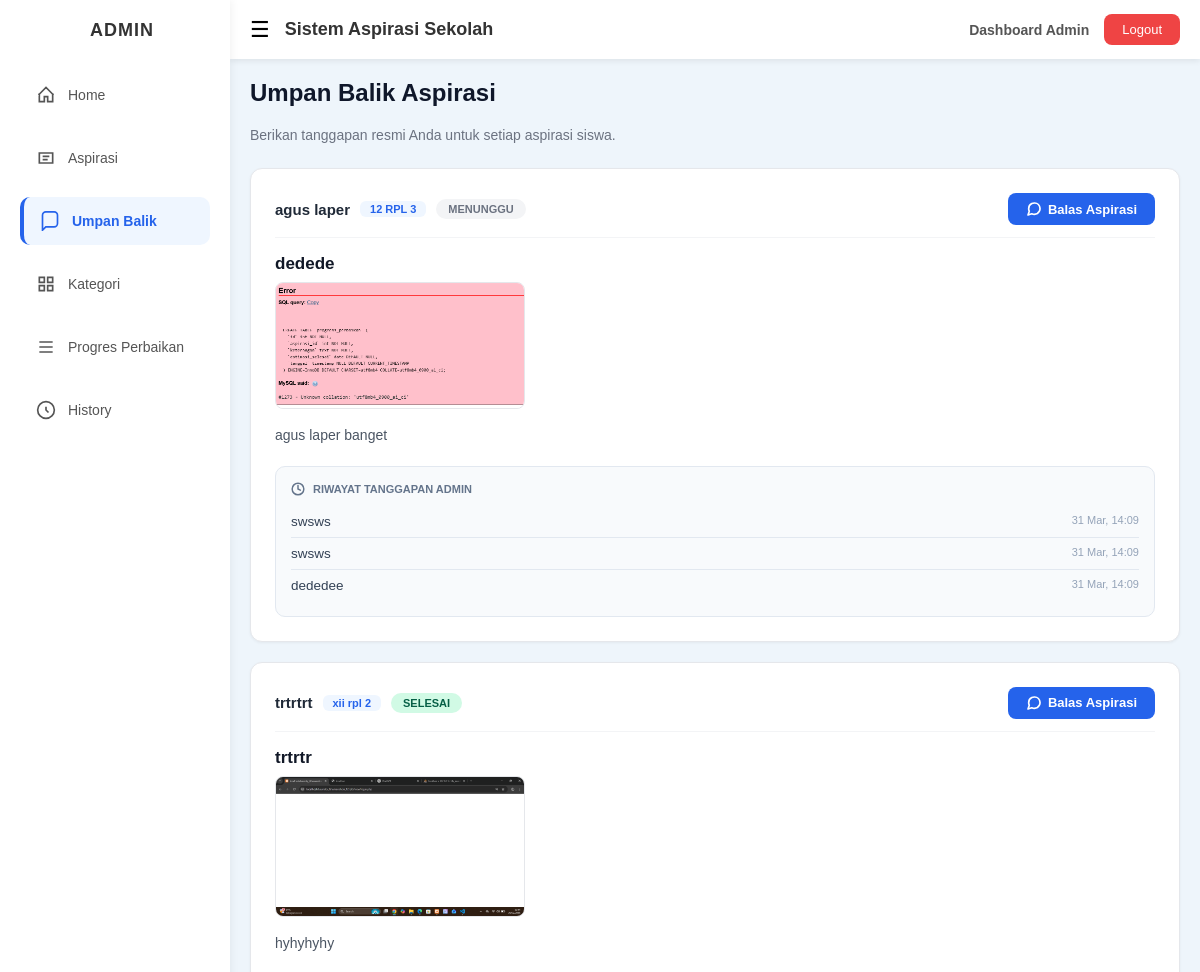
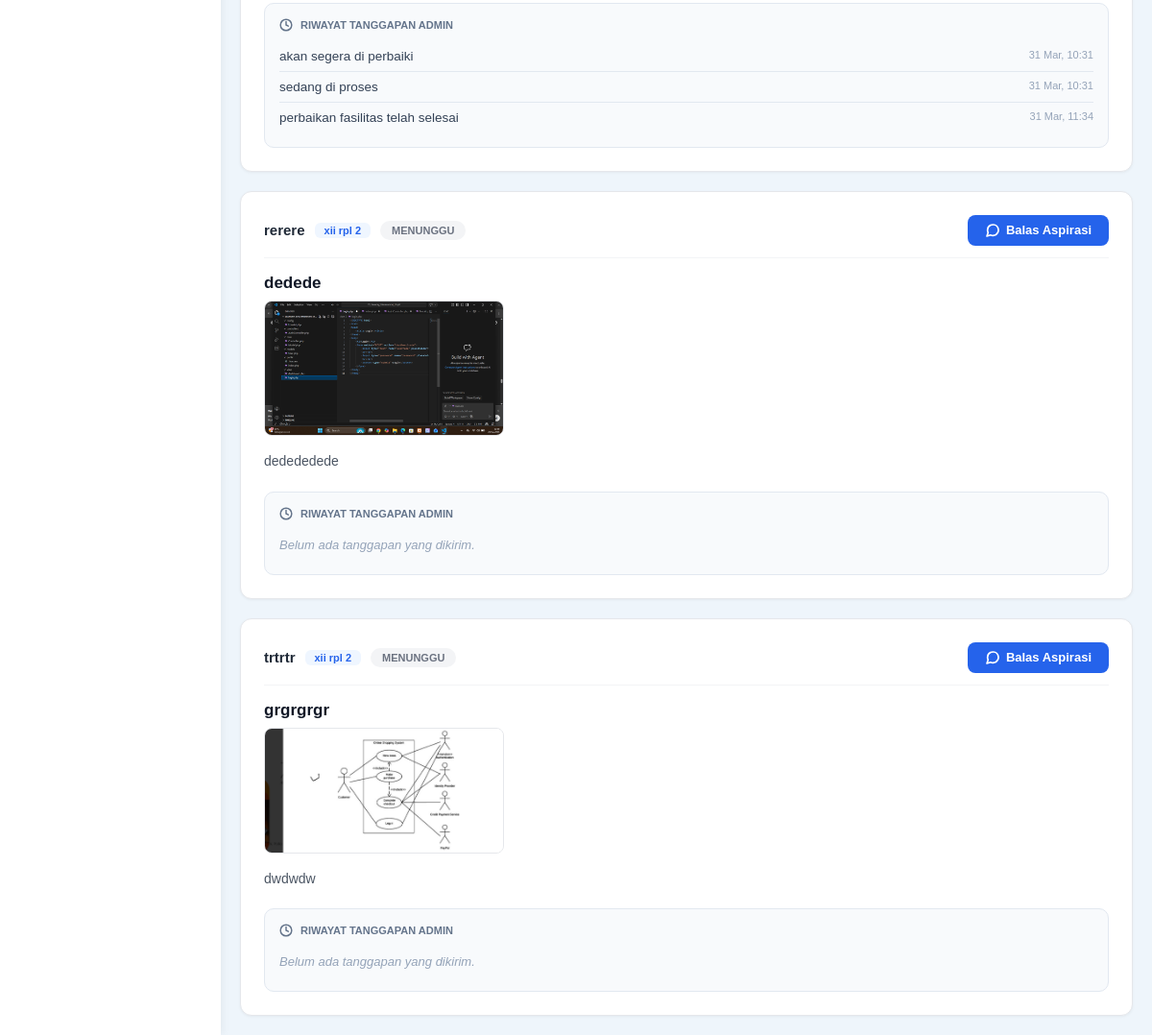
Page /views/admin/umpanbalik.php (signed in) on the earlier database version (2 pictures, top to bottom).
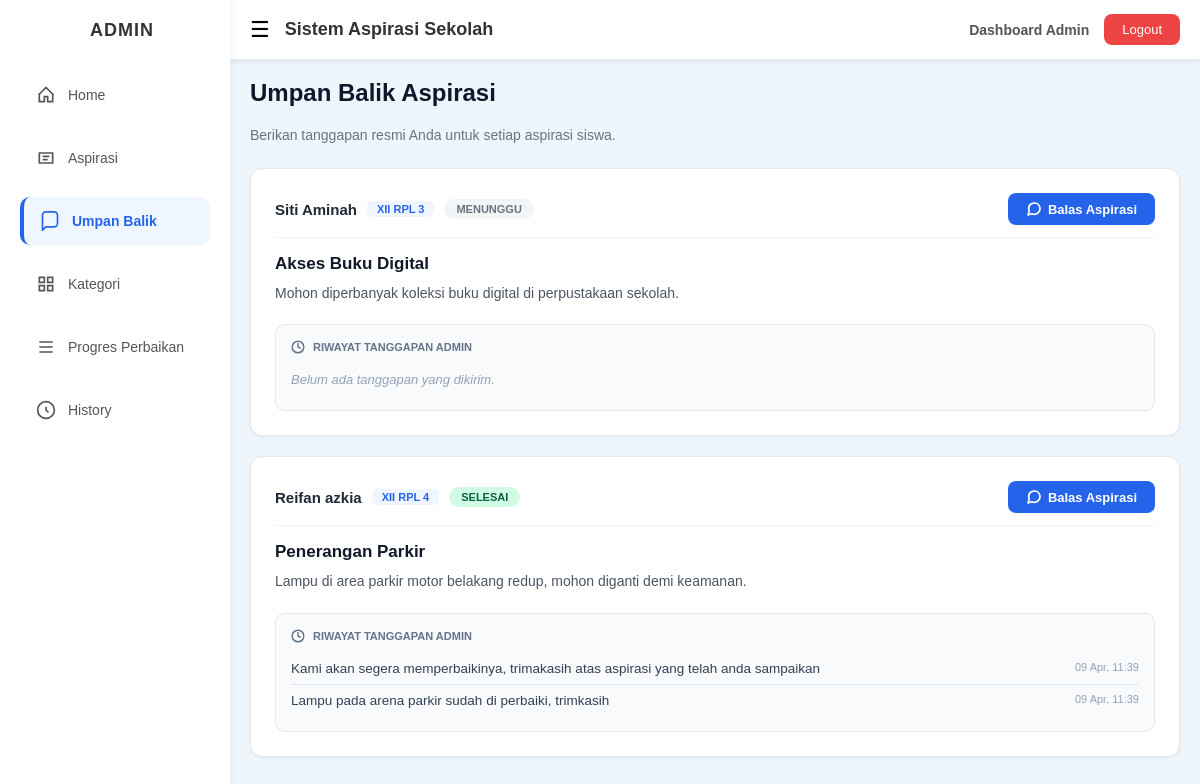
Same page on the later database version.
### tables this page shows
CREATE TABLE `aspirasi` (
  `id` int NOT NULL,
  `user_id` int DEFAULT NULL,
  `nama_lengkap` varchar(100) NOT NULL,
  `kelas` varchar(50) NOT NULL,
  `id_categori` int NOT NULL,
  `judul` varchar(255) DEFAULT NULL,
  `pesan` text NOT NULL,
  `foto` varchar(255) DEFAULT NULL,
  `status` enum('menunggu','diproses','selesai','ditolak') DEFAULT 'menunggu',
  `created_at` timestamp NOT NULL DEFAULT CURRENT_TIMESTAMP
);

CREATE TABLE `umpan_balik` (
  `id` int NOT NULL,
  `aspirasi_id` int NOT NULL,
  `tanggapan` text NOT NULL,
  `created_at` datetime DEFAULT CURRENT_TIMESTAMP
);

### controllers/c_umpanbalik.php (called while the page is built, shortened)
<?php
include_once __DIR__ . '/../models/m_umpanbalik.php';
$umpanbalik = new umpanbalik();
?>

### models/m_koneksi.php (called while the page is built, shortened)
<?php
class koneksi {
    private $server = "localhost";
    private $username = "root";
    private $pass = "";
    private $db = "ukk_3_reifanazkia";
    function __construct()
    {
        $this->koneksi = mysqli_connect(
            $this->server,
            $this->username,
            $this->pass,
            $this->db
        );
        mysqli_select_db($this->koneksi, $this->db);
        if ($this->koneksi) {
            return $this->koneksi;
        } else {
            echo "Koneksi ke Db Gagal";
        }
    }
}
?>

### models/m_umpanbalik.php (called while the page is built, shortened)
<?php
include_once __DIR__ . '/m_koneksi.php';
class umpanbalik
{
    public function tampil_data($user_id = null)
    {
        $conn = new koneksi();
        if ($user_id) {
            $sql = "SELECT * FROM aspirasi
                WHERE user_id = '$user_id'
                ORDER BY created_at DESC";
        } else {
            $sql = "SELECT * FROM aspirasi
                ORDER BY created_at DESC";
        }
        return mysqli_query($conn->koneksi, $sql);
    }
    public function riwayat($aspirasi_id)
    {
        $conn = new koneksi();
        return mysqli_query(
            $conn->koneksi,
            "SELECT *
             FROM umpan_balik
             WHERE aspirasi_id = '$aspirasi_id'
             ORDER BY created_at ASC"
        );
    }
}

### views/admin/umpanbalik.php (the view, shortened to what this page needs)
<?php
include_once __DIR__ . '/../../controllers/c_umpanbalik.php';
include '../layout/header.php';
include '../layout/sidebar.php';
$data = $umpanbalik->tampil_data();
?>
<h2 class="page-title">Umpan Balik Aspirasi</h2>
<p class="page-subtitle">Berikan tanggapan resmi Anda untuk setiap aspirasi siswa.</p>
<div class="card-wrapper">
    <?php if ($data && mysqli_num_rows($data) > 0): ?>
        <?php while ($row = mysqli_fetch_object($data)) : ?>
            <div class="card-aspirasi">
                <div class="card-header">
                    <div class="user-info">
                        <span class="user-name"><?= htmlspecialchars($row->nama_lengkap) ?></span>
                        <span class="badge-kelas"><?= htmlspecialchars($row->kelas) ?></span>
                        <span class="status-pill <?= strtolower($row->status) ?>"><?= $row->status ?></span>
                    </div>
                    <button class="btn-balas"
                            onclick="openModal('<?= $row->id ?>', '<?= htmlspecialchars($row->nama_lengkap) ?>', '<?= htmlspecialchars($row->judul) ?>', '<?= htmlspecialchars($row->pesan) ?>')">
                        Balas Aspirasi
                    </button>
                </div>
                <div class="judul-aspirasi"><?= htmlspecialchars($row->judul) ?></div>
                <?php
                $file_path = "../../assets/image/" . $row->foto;
                if($row->foto && file_exists($file_path)): ?>
                    <div class="foto-lampiran">
                        <img src="<?= $file_path ?>" onclick="window.open(this.src)" title="Klik untuk memperbesar">
                    </div>
                <?php endif; ?>
                <p class="isi-aspirasi"><?= nl2br(htmlspecialchars($row->pesan)) ?></p>
                <div class="riwayat-section">
                    <div class="riwayat-title">
                        <svg width="14" height="14" viewBox="0 0 24 24" fill="none" stroke="currentColor" stroke-width="2.5" stroke-linecap="round" stroke-linejoin="round"><circle cx="12" cy="12" r="10"></circle><polyline points="12 6 12 12 16 14"></polyline></svg>
                        Riwayat Tanggapan Admin
                    </div>
                    <ul class="riwayat-list">
                        <?php
                        $riwayat = $umpanbalik->riwayat($row->id);
                        if(mysqli_num_rows($riwayat) > 0):
                            while ($r = mysqli_fetch_object($riwayat)) : ?>
                                <li class="riwayat-item">
                                    <?= htmlspecialchars($r->tanggapan) ?>
                                    <span class="timestamp"><?= date('d M, H:i', strtotime($r->created_at)) ?></span>
                                </li>
                            <?php endwhile;
                        else: ?>
                            <li class="riwayat-item" style="color:#94a3b8; font-style:italic; font-size:13px;">Belum ada tanggapan yang dikirim.</li>
                        <?php endif; ?>
                    </ul>
                </div>
            </div>
        <?php endwhile; ?>
    <?php else: ?>
        <div style="text-align:center; padding:50px; background:white; border-radius:12px; border:1px solid #e5e7eb;">
            <p style="color:#94a3b8;">Tidak ada data aspirasi yang perlu ditanggapi.</p>
        </div>
    <?php endif; ?>
</div>
<?php include '../layout/footer.php'; ?>

Differences in the rows shown:
removed aspirasi: nama_lengkap "agus laper", kelas "12 RPL 3", status "MENUNGGU", judul "dedede", foto (picture), pesan "agus laper banget"
removed umpan_balik: tanggapan "swsws", created_at "31 Mar, 14:09", shown under "agus laper"
removed umpan_balik: tanggapan "swsws", created_at "31 Mar, 14:09", shown under "agus laper"
removed umpan_balik: tanggapan "dededee", created_at "31 Mar, 14:09", shown under "agus laper"
removed aspirasi: nama_lengkap "trtrtrt", kelas "xii rpl 2", status "SELESAI", judul "trtrtr", foto (picture), pesan "hyhyhyhy"
removed umpan_balik: tanggapan "akan segera di perbaiki", created_at "31 Mar, 10:31", shown under "trtrtrt"
removed umpan_balik: tanggapan "sedang di proses", created_at "31 Mar, 10:31", shown under "trtrtrt"
removed umpan_balik: tanggapan "perbaikan fasilitas telah selesai", created_at "31 Mar, 11:34", shown under "trtrtrt"
removed aspirasi: nama_lengkap "rerere", kelas "xii rpl 2", status "MENUNGGU", judul "dedede", foto (picture), pesan "dedededede", shows "Belum ada tanggapan yang dikirim."
removed aspirasi: nama_lengkap "trtrtr", kelas "xii rpl 2", status "MENUNGGU", judul "grgrgrgr", foto (picture), pesan "dwdwdw", shows "Belum ada tanggapan yang dikirim."
added aspirasi: nama_lengkap "Siti Aminah", kelas "XII RPL 3", status "MENUNGGU", judul "Akses Buku Digital", pesan "Mohon diperbanyak koleksi buku digital di perpustakaan sekolah.", shows "Belum ada tanggapan yang dikirim."
added aspirasi: nama_lengkap "Reifan azkia", kelas "XII RPL 4", status "SELESAI", judul "Penerangan Parkir", pesan "Lampu di area parkir motor belakang redup, mohon diganti demi keamanan."
added umpan_balik: tanggapan "Kami akan segera memperbaikinya, trimakasih atas aspirasi yang telah anda sampaikan", created_at "09 Apr, 11:39", shown under "Reifan azkia"
added umpan_balik: tanggapan "Lampu pada arena parkir sudah di perbaiki, trimkasih", created_at "09 Apr, 11:39", shown under "Reifan azkia"
